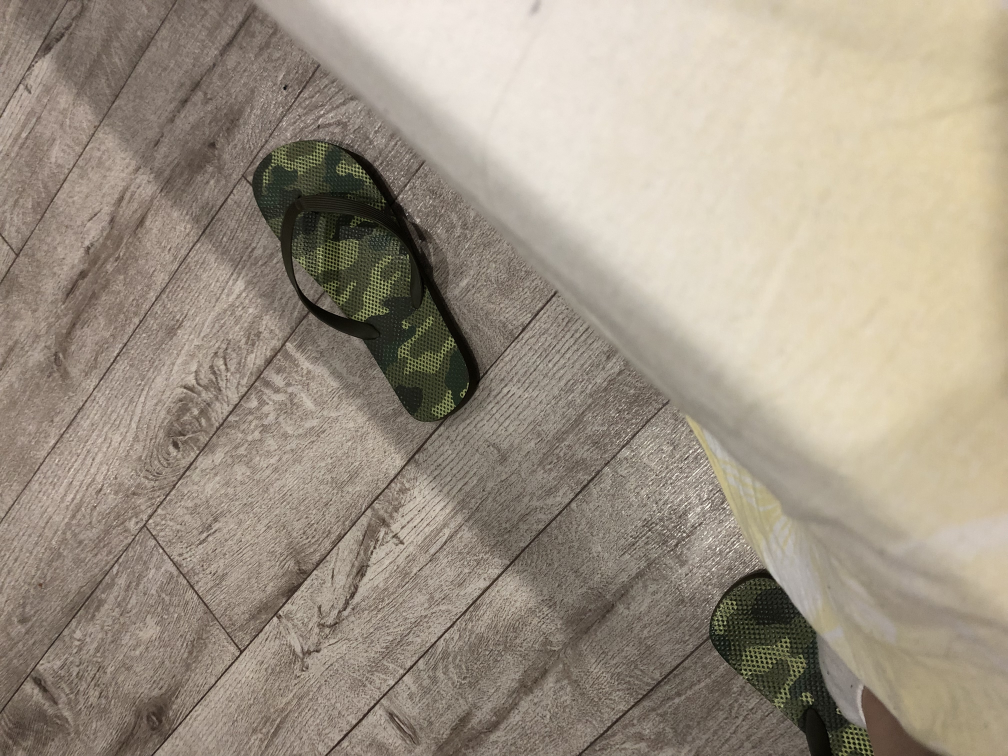
#> input picture hw18/IMG.JPG, 4032 x 3024 px, found by its file name (shown at 1/4 size)
$ python 5_18.py
#> lines starting #> are read from the running program, lines starting #| are printed output that depends on the picture
#!/usr/bin/env python3
# get thumbnail of photo
from PIL import Image, ImageOps

img = Image.open('IMG.jpg')
#> img is the input picture: PIL image 4032x3024 RGB; mean R, G, B 159.6, 148.7, 133.4
percentage = int(input('Insert desired resize ratio in percentage (Valid input is integers from 1 to 99):'))
#> the answer given: 1
img.thumbnail((round(img.size[0] / 100 * percentage), round(img.size[1] / 100 * percentage)))
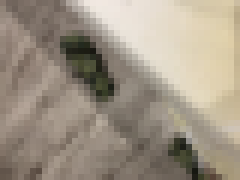
#> img: PIL image 40x30 RGB (shown 6 times larger); mean R, G, B 159.5, 148.6, 133.3
img_orientation = ImageOps.exif_transpose(img)
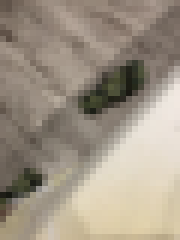
#> img_orientation: PIL image 30x40 RGB (shown 6 times larger); mean R, G, B 159.5, 148.6, 133.3
img_orientation.save(f'thumbnail-{percentage}.jpg')
